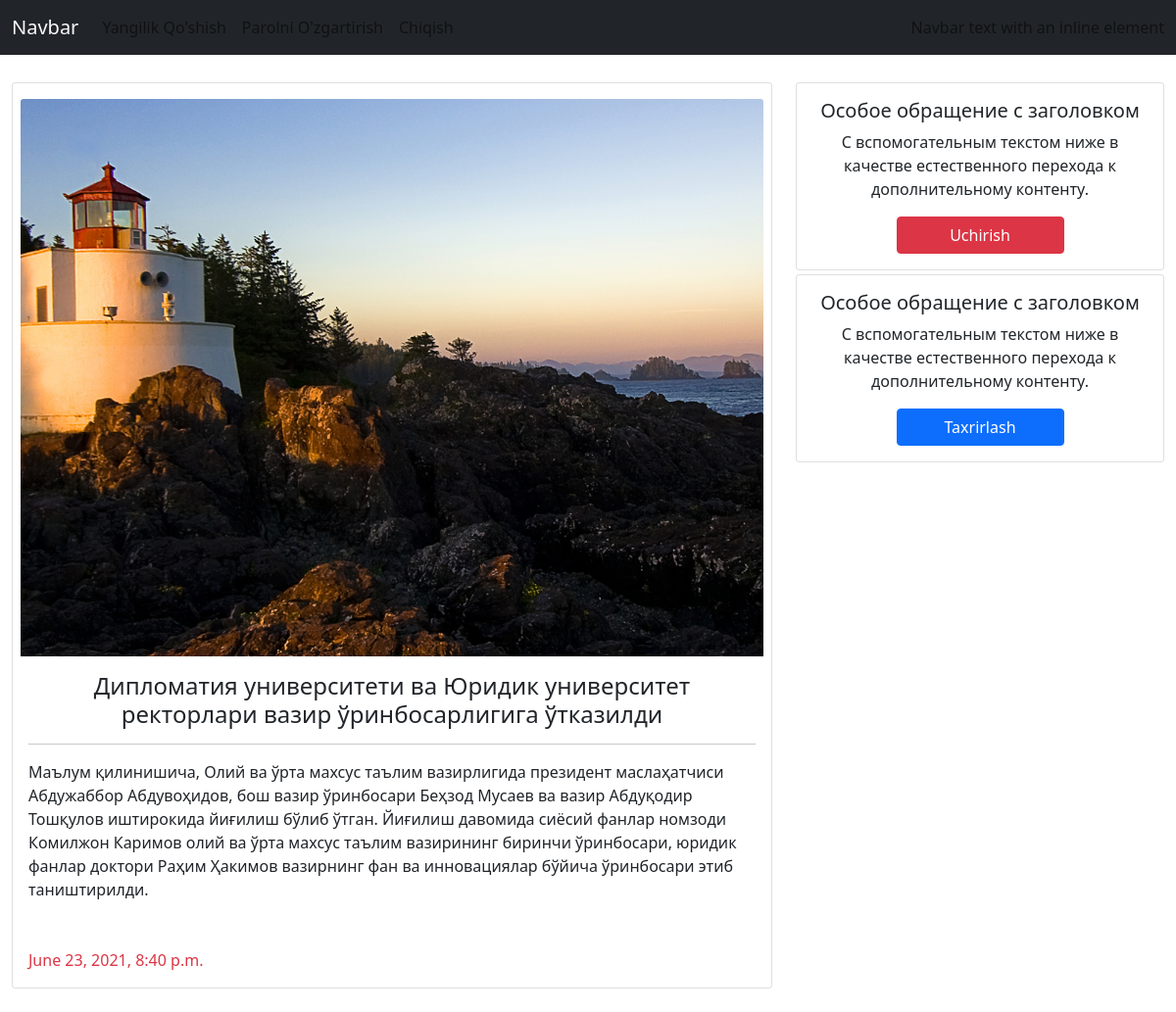
The page /articles/31/ (signed in) on the database its author committed.
### Maqola/models.py (models this page shows, shortened)
class Article(models.Model):
    title=models.CharField(max_length=256)
    text=models.TextField()
    photo=models.ImageField(upload_to='images/',blank=True)
    date=models.DateTimeField(auto_now_add=True)
    kurish=models.PositiveIntegerField(null=True, blank=True)
    author=models.ForeignKey(
        get_user_model(),
        on_delete=models.CASCADE
    )

### Maqola/views.py (the view)
# urls.py: path('<int:pk>/',AlerDetailViewsPot.as_view(),name='detail'),
class AlerDetailViewsPot(LoginRequiredMixin,DetailView):
    model=Article
    template_name='detail.html'
    login_url='login'

### templates/detail.html (shortened to what this page needs)
{% extends 'base.html' %}
{% load static %}
{% block content %}
{% if user.is_authenticated %}
<div class="container-fluid mt-4 mb-4 mr-4 ml-4 ">
    <div class="row ">
        <div class="col-xs-12 col-sm-8 mt-1">
            <div class="col">
                <div class="card">
                    <div class='d-flex justify-content-center'>
                        <div class='rasim mt-3'>
                            {% if object.photo %}
                                <img src="{{object.photo.url}}" class="card-img-top" alt="...">
                            {% endif %}
                        </div>
                    </div>
                    <div class="card-body ">
                        <h4 class="card-title text-center">{{object.title}}</h4>
                        <hr>
                        <p class="card-text">{{object.text}}</p>
                    </div>
                    <diw class='row'>
                        <diw class='col-6 m-3 text-danger'>
                            {{object.date}}
                        </div>
                    </div>
                </div>
                <div class='col-sm-4 col-xs-12 '>
                       <center class=''>
                            <div class="row">
                                <div class="col-12 mt-1">
                                    <div class="card">
                                    <div class="card-body">
                                        <h5 class="card-title">Особое обращение с заголовком</h5>
                                        <p class="card-text">С вспомогательным текстом ниже в качестве естественного перехода к дополнительному контенту.</p>
                                        <a href="{% url 'delete' object.pk%}" class='btn btn-danger w-50'>Uchirish</a>
                                    </div>
                                    </div>
                                </div>
                                <div class="col-12 mt-1">
                                    <div class="card">
                                    <div class="card-body">
                                        <h5 class="card-title">Особое обращение с заголовком</h5>
                                        <p class="card-text">С вспомогательным текстом ниже в качестве естественного перехода к дополнительному контенту.</p>
                                        <a href="{% url 'update' object.pk%}"  class='btn btn-primary w-50' >Taxrirlash</a>
                                    </div>
                                    </div>
                                </div>
                            </div>
                        </center>
                </div>
            </div>
        </div>
{% endif %}
{% endblock content %}

### static/css/style.css (style rules this page uses)
a { list-style: none; text-decoration: none; color: black; }
.rasim { width: 98%; }
img { background-repeat:no-repeat ; background-size: cover; }

### templates/base.html (style rules this page uses)
a { list-style: none; text-decoration: none; color: black; }
.rasim { width: 98%; }
img { background-repeat:no-repeat ; background-size: cover; }

### rows shown on the page
Article: photo (picture), title "Дипломатия университети ва Юридик университет ректорлари вазир ўринбосарлигига ўтказилди", text "Маълум қилинишича, Олий ва ўрта махсус таълим вазирлигида президент маслаҳатчиси Абдужаббор Абдувоҳидов, бош вазир ўринбосари Беҳзод Мусаев ва вазир Абдуқодир Тошқулов иштирокида йиғилиш бўлиб ўтган. Йиғилиш давомида сиёсий фанлар номзоди Комилжон Каримов олий ва ўрта махсус таълим вазирининг биринчи ўринбосари, юридик фанлар доктори Раҳим Ҳакимов вазирнинг фан ва инновациялар бўйича ўринбосари этиб таништирилди.", date "June 23, 2021, 8:40 p.m."
